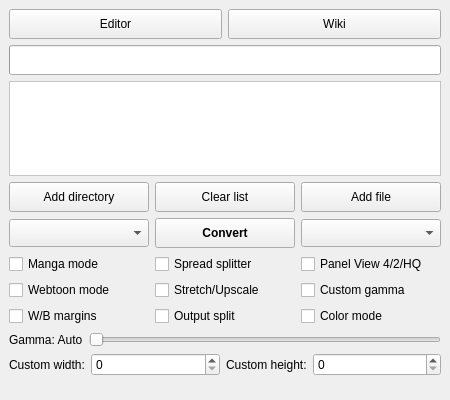
<?xml version="1.0" encoding="UTF-8"?>
<ui version="4.0">
    <class>mainWindow</class>
    <widget class="QMainWindow" name="mainWindow">
        <property name="geometry">
            <rect>
                <x>0</x>
                <y>0</y>
                <width>450</width>
                <height>400</height>
            </rect>
        </property>
        <property name="windowTitle">
            <string>Kindle Comic Converter</string>
        </property>
        <property name="windowIcon">
            <iconset resource="KCC.qrc">
                <normaloff>:/Icon/icons/comic2ebook.png</normaloff>:/Icon/icons/comic2ebook.png
            </iconset>
        </property>
        <widget class="QWidget" name="centralWidget">
            <layout class="QGridLayout" name="gridLayout">
                <property name="bottomMargin">
                    <number>5</number>
                </property>
                <item row="1" column="0" colspan="2">
                    <widget class="QProgressBar" name="progressBar">
                        <property name="minimumSize">
                            <size>
                                <width>0</width>
                                <height>30</height>
                            </size>
                        </property>
                        <property name="font">
                            <font>
                                <weight>75</weight>
                                <bold>true</bold>
                            </font>
                        </property>
                        <property name="visible">
                            <bool>false</bool>
                        </property>
                        <property name="alignment">
                            <set>Qt::AlignJustify|Qt::AlignVCenter</set>
                        </property>
                    </widget>
                </item>
                <item row="2" column="0" colspan="2">
                    <widget class="QListWidget" name="jobList">
                        <property name="styleSheet">
                            <string notr="true">QListWidget#jobList
                                {background:#ffffff;background-image:url(:/Other/icons/list_background.png);background-position:center
                                center;background-repeat:no-repeat;color:rgb(0,0,0);}
                            </string>
                        </property>
                        <property name="selectionMode">
                            <enum>QAbstractItemView::NoSelection</enum>
                        </property>
                        <property name="verticalScrollMode">
                            <enum>QAbstractItemView::ScrollPerPixel</enum>
                        </property>
                        <property name="horizontalScrollMode">
                            <enum>QAbstractItemView::ScrollPerPixel</enum>
                        </property>
                    </widget>
                </item>
                <item row="6" column="0" colspan="2">
                    <widget class="QWidget" name="customWidget" native="true">
                        <property name="visible">
                            <bool>false</bool>
                        </property>
                        <layout class="QGridLayout" name="gridLayout_3">
                            <property name="leftMargin">
                                <number>0</number>
                            </property>
                            <property name="topMargin">
                                <number>0</number>
                            </property>
                            <property name="rightMargin">
                                <number>0</number>
                            </property>
                            <property name="bottomMargin">
                                <number>0</number>
                            </property>
                            <item row="0" column="2">
                                <widget class="QLabel" name="hLabel">
                                    <property name="sizePolicy">
                                        <sizepolicy hsizetype="Fixed" vsizetype="Preferred">
                                            <horstretch>0</horstretch>
                                            <verstretch>0</verstretch>
                                        </sizepolicy>
                                    </property>
                                    <property name="toolTip">
                                        <string>&lt;html&gt;&lt;head/&gt;&lt;body&gt;&lt;p style='white-space:pre'&gt;Resolution
                                            of the target device.&lt;/p&gt;&lt;/body&gt;&lt;/html&gt;
                                        </string>
                                    </property>
                                    <property name="text">
                                        <string>Custom height:</string>
                                    </property>
                                </widget>
                            </item>
                            <item row="0" column="1">
                                <widget class="QSpinBox" name="widthBox">
                                    <property name="toolTip">
                                        <string>&lt;html&gt;&lt;head/&gt;&lt;body&gt;&lt;p style='white-space:pre'&gt;Resolution
                                            of the target device.&lt;/p&gt;&lt;/body&gt;&lt;/html&gt;
                                        </string>
                                    </property>
                                    <property name="maximum">
                                        <number>2160</number>
                                    </property>
                                </widget>
                            </item>
                            <item row="0" column="0">
                                <widget class="QLabel" name="wLabel">
                                    <property name="sizePolicy">
                                        <sizepolicy hsizetype="Fixed" vsizetype="Preferred">
                                            <horstretch>0</horstretch>
                                            <verstretch>0</verstretch>
                                        </sizepolicy>
                                    </property>
                                    <property name="toolTip">
                                        <string>&lt;html&gt;&lt;head/&gt;&lt;body&gt;&lt;p style='white-space:pre'&gt;Resolution
                                            of the target device.&lt;/p&gt;&lt;/body&gt;&lt;/html&gt;
                                        </string>
                                    </property>
                                    <property name="text">
                                        <string>Custom width:</string>
                                    </property>
                                </widget>
                            </item>
                            <item row="0" column="3">
                                <widget class="QSpinBox" name="heightBox">
                                    <property name="toolTip">
                                        <string>&lt;html&gt;&lt;head/&gt;&lt;body&gt;&lt;p style='white-space:pre'&gt;Resolution
                                            of the target device.&lt;/p&gt;&lt;/body&gt;&lt;/html&gt;
                                        </string>
                                    </property>
                                    <property name="maximum">
                                        <number>3840</number>
                                    </property>
                                </widget>
                            </item>
                        </layout>
                    </widget>
                </item>
                <item row="4" column="0" colspan="2">
                    <widget class="QWidget" name="optionWidget" native="true">
                        <layout class="QGridLayout" name="gridLayout_2">
                            <property name="leftMargin">
                                <number>0</number>
                            </property>
                            <property name="topMargin">
                                <number>0</number>
                            </property>
                            <property name="rightMargin">
                                <number>0</number>
                            </property>
                            <property name="bottomMargin">
                                <number>0</number>
                            </property>
                            <item row="0" column="0">
                                <widget class="QCheckBox" name="mangaBox">
                                    <property name="toolTip">
                                        <string>&lt;html&gt;&lt;head/&gt;&lt;body&gt;&lt;p style='white-space:pre'&gt;Enable
                                            right-to-left reading.&lt;/p&gt;&lt;/body&gt;&lt;/html&gt;
                                        </string>
                                    </property>
                                    <property name="text">
                                        <string>Manga mode</string>
                                    </property>
                                </widget>
                            </item>
                            <item row="0" column="1">
                                <widget class="QCheckBox" name="rotateBox">
                                    <property name="toolTip">
                                        <string>&lt;html&gt;&lt;head/&gt;&lt;body&gt;&lt;p&gt;&lt;span style=&quot;
                                            font-weight:600; text-decoration: underline;&quot;&gt;Unchecked - Split&lt;br/&gt;&lt;/span&gt;Double
                                            page spreads will be cut into two separate pages.&lt;/p&gt;&lt;p&gt;&lt;span
                                            style=&quot; font-weight:600; text-decoration: underline;&quot;&gt;Indeterminate
                                            - Rotate and split&lt;br/&gt;&lt;/span&gt;Double page spreads will be
                                            displayed twice. First rotated and then split. &lt;/p&gt;&lt;p&gt;&lt;span
                                            style=&quot; font-weight:600; text-decoration: underline;&quot;&gt;Checked -
                                            Rotate&lt;br/&gt;&lt;/span&gt;Double page spreads will be rotated.&lt;/p&gt;&lt;/body&gt;&lt;/html&gt;
                                        </string>
                                    </property>
                                    <property name="text">
                                        <string>Spread splitter</string>
                                    </property>
                                    <property name="tristate">
                                        <bool>true</bool>
                                    </property>
                                </widget>
                            </item>
                            <item row="0" column="2">
                                <widget class="QCheckBox" name="qualityBox">
                                    <property name="toolTip">
                                        <string>&lt;html&gt;&lt;head/&gt;&lt;body&gt;&lt;p style='white-space:pre'&gt;&lt;span
                                            style=&quot; font-weight:600; text-decoration: underline;&quot;&gt;Unchecked
                                            - 4 panels&lt;br/&gt;&lt;/span&gt;Zoom each corner separately.&lt;/p&gt;&lt;p
                                            style='white-space:pre'&gt;&lt;span style=&quot; font-weight:600;
                                            text-decoration: underline;&quot;&gt;Indeterminate - 2 panels&lt;br/&gt;&lt;/span&gt;Zoom
                                            only the top and bottom of the page.&lt;/p&gt;&lt;p&gt;&lt;span style=&quot;
                                            font-weight:600; text-decoration: underline;&quot;&gt;Checked - 4
                                            high-quality panels&lt;br/&gt;&lt;/span&gt;Zoom each corner separately. Try
                                            to increase the quality of magnification. Check wiki for more details.&lt;/p&gt;&lt;/body&gt;&lt;/html&gt;
                                        </string>
                                    </property>
                                    <property name="text">
                                        <string>Panel View 4/2/HQ</string>
                                    </property>
                                    <property name="tristate">
                                        <bool>true</bool>
                                    </property>
                                </widget>
                            </item>
                            <item row="1" column="0">
                                <widget class="QCheckBox" name="webtoonBox">
                                    <property name="toolTip">
                                        <string>&lt;html&gt;&lt;head/&gt;&lt;body&gt;&lt;p style='white-space:pre'&gt;Enable
                                            special parsing mode for Korean Webtoons.&lt;/p&gt;&lt;/body&gt;&lt;/html&gt;
                                        </string>
                                    </property>
                                    <property name="text">
                                        <string>Webtoon mode</string>
                                    </property>
                                </widget>
                            </item>
                            <item row="1" column="1">
                                <widget class="QCheckBox" name="upscaleBox">
                                    <property name="toolTip">
                                        <string>&lt;html&gt;&lt;head/&gt;&lt;body&gt;&lt;p&gt;&lt;span style=&quot;
                                            font-weight:600; text-decoration: underline;&quot;&gt;Unchecked - Nothing&lt;br/&gt;&lt;/span&gt;Images
                                            smaller than device resolution will not be resized.&lt;/p&gt;&lt;p&gt;&lt;span
                                            style=&quot; font-weight:600; text-decoration: underline;&quot;&gt;Indeterminate
                                            - Stretching&lt;br/&gt;&lt;/span&gt;Images smaller than device resolution
                                            will be resized. Aspect ratio will be not preserved.&lt;/p&gt;&lt;p&gt;&lt;span
                                            style=&quot; font-weight:600; text-decoration: underline;&quot;&gt;Checked -
                                            Upscaling&lt;br/&gt;&lt;/span&gt;Images smaller than device resolution will
                                            be resized. Aspect ratio will be preserved.&lt;/p&gt;&lt;/body&gt;&lt;/html&gt;
                                        </string>
                                    </property>
                                    <property name="text">
                                        <string>Stretch/Upscale</string>
                                    </property>
                                    <property name="tristate">
                                        <bool>true</bool>
                                    </property>
                                </widget>
                            </item>
                            <item row="1" column="2">
                                <widget class="QCheckBox" name="gammaBox">
                                    <property name="toolTip">
                                        <string>&lt;html&gt;&lt;head/&gt;&lt;body&gt;&lt;p style='white-space:pre'&gt;Disable
                                            automatic gamma correction.&lt;/p&gt;&lt;/body&gt;&lt;/html&gt;
                                        </string>
                                    </property>
                                    <property name="text">
                                        <string>Custom gamma</string>
                                    </property>
                                </widget>
                            </item>
                            <item row="2" column="0">
                                <widget class="QCheckBox" name="borderBox">
                                    <property name="toolTip">
                                        <string>&lt;html&gt;&lt;head/&gt;&lt;body&gt;&lt;p&gt;&lt;span style=&quot;
                                            font-weight:600; text-decoration: underline;&quot;&gt;Unchecked -
                                            Autodetection&lt;br/&gt;&lt;/span&gt;The color of margins fill will be
                                            detected automatically.&lt;/p&gt;&lt;p&gt;&lt;span style=&quot;
                                            font-weight:600; text-decoration: underline;&quot;&gt;Indeterminate - White&lt;br/&gt;&lt;/span&gt;Margins
                                            will be filled with white color.&lt;/p&gt;&lt;p&gt;&lt;span style=&quot;
                                            font-weight:600; text-decoration: underline;&quot;&gt;Checked - Black&lt;br/&gt;&lt;/span&gt;Margins
                                            will be filled with black color.&lt;/p&gt;&lt;/body&gt;&lt;/html&gt;
                                        </string>
                                    </property>
                                    <property name="text">
                                        <string>W/B margins</string>
                                    </property>
                                    <property name="tristate">
                                        <bool>true</bool>
                                    </property>
                                </widget>
                            </item>
                            <item row="2" column="1">
                                <widget class="QCheckBox" name="outputSplit">
                                    <property name="toolTip">
                                        <string>&lt;html&gt;&lt;head/&gt;&lt;body&gt;&lt;p style='white-space:pre'&gt;&lt;span
                                            style=&quot; font-weight:600; text-decoration: underline;&quot;&gt;Unchecked
                                            - Automatic mode&lt;br/&gt;&lt;/span&gt;The output will be split
                                            automatically.&lt;/p&gt;&lt;p style='white-space:pre'&gt;&lt;span style=&quot;
                                            font-weight:600; text-decoration: underline;&quot;&gt;Checked - Volume mode&lt;br/&gt;&lt;/span&gt;Every
                                            subdirectory will be considered as a separate volume.&lt;/p&gt;&lt;/body&gt;&lt;/html&gt;
                                        </string>
                                    </property>
                                    <property name="text">
                                        <string>Output split</string>
                                    </property>
                                </widget>
                            </item>
                            <item row="2" column="2">
                                <widget class="QCheckBox" name="colorBox">
                                    <property name="toolTip">
                                        <string>&lt;html&gt;&lt;head/&gt;&lt;body&gt;&lt;p style='white-space:pre'&gt;Disable
                                            conversion to grayscale.&lt;/p&gt;&lt;/body&gt;&lt;/html&gt;
                                        </string>
                                    </property>
                                    <property name="text">
                                        <string>Color mode</string>
                                    </property>
                                </widget>
                            </item>
                        </layout>
                    </widget>
                </item>
                <item row="5" column="0" colspan="2">
                    <widget class="QWidget" name="gammaWidget" native="true">
                        <property name="visible">
                            <bool>false</bool>
                        </property>
                        <layout class="QHBoxLayout" name="horizontalLayout_2">
                            <property name="leftMargin">
                                <number>0</number>
                            </property>
                            <property name="topMargin">
                                <number>0</number>
                            </property>
                            <property name="rightMargin">
                                <number>0</number>
                            </property>
                            <property name="bottomMargin">
                                <number>0</number>
                            </property>
                            <item>
                                <widget class="QLabel" name="gammaLabel">
                                    <property name="text">
                                        <string>Gamma: Auto</string>
                                    </property>
                                </widget>
                            </item>
                            <item>
                                <widget class="QSlider" name="gammaSlider">
                                    <property name="maximum">
                                        <number>250</number>
                                    </property>
                                    <property name="singleStep">
                                        <number>5</number>
                                    </property>
                                    <property name="orientation">
                                        <enum>Qt::Horizontal</enum>
                                    </property>
                                </widget>
                            </item>
                        </layout>
                    </widget>
                </item>
                <item row="0" column="0" colspan="2">
                    <widget class="QWidget" name="toolWidget" native="true">
                        <layout class="QHBoxLayout" name="horizontalLayout">
                            <property name="leftMargin">
                                <number>0</number>
                            </property>
                            <property name="topMargin">
                                <number>0</number>
                            </property>
                            <property name="rightMargin">
                                <number>0</number>
                            </property>
                            <property name="bottomMargin">
                                <number>0</number>
                            </property>
                            <item>
                                <widget class="QPushButton" name="editorButton">
                                    <property name="minimumSize">
                                        <size>
                                            <width>0</width>
                                            <height>30</height>
                                        </size>
                                    </property>
                                    <property name="text">
                                        <string>Editor</string>
                                    </property>
                                    <property name="toolTip">
                                        <string>&lt;html&gt;&lt;head/&gt;&lt;body&gt;&lt;p style='white-space:pre'&gt;Shift+Click
                                            to edit directory.&lt;/p&gt;&lt;/body&gt;&lt;/html&gt;
                                        </string>
                                    </property>
                                    <property name="icon">
                                        <iconset resource="KCC.qrc">
                                            <normaloff>:/Other/icons/editor.png</normaloff>:/Other/icons/editor.png
                                        </iconset>
                                    </property>
                                </widget>
                            </item>
                            <item>
                                <widget class="QPushButton" name="wikiButton">
                                    <property name="minimumSize">
                                        <size>
                                            <width>0</width>
                                            <height>30</height>
                                        </size>
                                    </property>
                                    <property name="text">
                                        <string>Wiki</string>
                                    </property>
                                    <property name="icon">
                                        <iconset resource="KCC.qrc">
                                            <normaloff>:/Other/icons/wiki.png</normaloff>:/Other/icons/wiki.png
                                        </iconset>
                                    </property>
                                </widget>
                            </item>
                        </layout>
                    </widget>
                </item>
                <item row="3" column="0" colspan="2">
                    <widget class="QWidget" name="buttonWidget" native="true">
                        <property name="sizePolicy">
                            <sizepolicy hsizetype="Preferred" vsizetype="Fixed">
                                <horstretch>0</horstretch>
                                <verstretch>0</verstretch>
                            </sizepolicy>
                        </property>
                        <layout class="QGridLayout" name="gridLayout_4">
                            <property name="leftMargin">
                                <number>0</number>
                            </property>
                            <property name="topMargin">
                                <number>0</number>
                            </property>
                            <property name="rightMargin">
                                <number>0</number>
                            </property>
                            <property name="bottomMargin">
                                <number>0</number>
                            </property>
                            <item row="0" column="0">
                                <widget class="QPushButton" name="directoryButton">
                                    <property name="minimumSize">
                                        <size>
                                            <width>0</width>
                                            <height>30</height>
                                        </size>
                                    </property>
                                    <property name="toolTip">
                                        <string>&lt;html&gt;&lt;head/&gt;&lt;body&gt;&lt;p style='white-space:pre'&gt;Add
                                            directory containing JPG, PNG or GIF files to queue.&lt;br/&gt;&lt;span
                                            style=&quot; font-weight:600;&quot;&gt;CBR, CBZ and CB7 files inside will
                                            not be processed!&lt;/span&gt;&lt;/p&gt;&lt;/body&gt;&lt;/html&gt;
                                        </string>
                                    </property>
                                    <property name="text">
                                        <string>Add directory</string>
                                    </property>
                                    <property name="icon">
                                        <iconset resource="KCC.qrc">
                                            <normaloff>:/Other/icons/folder_new.png</normaloff>
                                            :/Other/icons/folder_new.png
                                        </iconset>
                                    </property>
                                </widget>
                            </item>
                            <item row="0" column="3">
                                <widget class="QPushButton" name="fileButton">
                                    <property name="minimumSize">
                                        <size>
                                            <width>0</width>
                                            <height>30</height>
                                        </size>
                                    </property>
                                    <property name="toolTip">
                                        <string>&lt;html&gt;&lt;head/&gt;&lt;body&gt;&lt;p style='white-space:pre'&gt;Add
                                            CBR, CBZ, CB7 or PDF file to queue.&lt;/p&gt;&lt;/body&gt;&lt;/html&gt;
                                        </string>
                                    </property>
                                    <property name="text">
                                        <string>Add file</string>
                                    </property>
                                    <property name="icon">
                                        <iconset resource="KCC.qrc">
                                            <normaloff>:/Other/icons/document_new.png</normaloff>
                                            :/Other/icons/document_new.png
                                        </iconset>
                                    </property>
                                </widget>
                            </item>
                            <item row="1" column="0">
                                <widget class="QComboBox" name="deviceBox">
                                    <property name="minimumSize">
                                        <size>
                                            <width>0</width>
                                            <height>28</height>
                                        </size>
                                    </property>
                                    <property name="toolTip">
                                        <string>&lt;html&gt;&lt;head/&gt;&lt;body&gt;&lt;p style='white-space:pre'&gt;Target
                                            device.&lt;/p&gt;&lt;/body&gt;&lt;/html&gt;
                                        </string>
                                    </property>
                                    <property name="sizeAdjustPolicy">
                                        <enum>QComboBox::AdjustToMinimumContentsLength</enum>
                                    </property>
                                </widget>
                            </item>
                            <item row="1" column="3">
                                <widget class="QComboBox" name="formatBox">
                                    <property name="minimumSize">
                                        <size>
                                            <width>0</width>
                                            <height>28</height>
                                        </size>
                                    </property>
                                    <property name="toolTip">
                                        <string>&lt;html&gt;&lt;head/&gt;&lt;body&gt;&lt;p style='white-space:pre'&gt;Output
                                            format.&lt;/p&gt;&lt;/body&gt;&lt;/html&gt;
                                        </string>
                                    </property>
                                    <property name="sizeAdjustPolicy">
                                        <enum>QComboBox::AdjustToMinimumContentsLength</enum>
                                    </property>
                                </widget>
                            </item>
                            <item row="1" column="2">
                                <widget class="QPushButton" name="convertButton">
                                    <property name="minimumSize">
                                        <size>
                                            <width>0</width>
                                            <height>30</height>
                                        </size>
                                    </property>
                                    <property name="font">
                                        <font>
                                            <weight>75</weight>
                                            <bold>true</bold>
                                        </font>
                                    </property>
                                    <property name="toolTip">
                                        <string>&lt;html&gt;&lt;head/&gt;&lt;body&gt;&lt;p style='white-space:pre'&gt;Shift+Click
                                            to select the output directory.&lt;/p&gt;&lt;/body&gt;&lt;/html&gt;
                                        </string>
                                    </property>
                                    <property name="text">
                                        <string>Convert</string>
                                    </property>
                                    <property name="icon">
                                        <iconset resource="KCC.qrc">
                                            <normaloff>:/Other/icons/convert.png</normaloff>:/Other/icons/convert.png
                                        </iconset>
                                    </property>
                                </widget>
                            </item>
                            <item row="0" column="2">
                                <widget class="QPushButton" name="clearButton">
                                    <property name="minimumSize">
                                        <size>
                                            <width>0</width>
                                            <height>30</height>
                                        </size>
                                    </property>
                                    <property name="text">
                                        <string>Clear list</string>
                                    </property>
                                    <property name="icon">
                                        <iconset resource="KCC.qrc">
                                            <normaloff>:/Other/icons/clear.png</normaloff>:/Other/icons/clear.png
                                        </iconset>
                                    </property>
                                </widget>
                            </item>
                        </layout>
                        <zorder>directoryButton</zorder>
                        <zorder>clearButton</zorder>
                        <zorder>fileButton</zorder>
                        <zorder>deviceBox</zorder>
                        <zorder>convertButton</zorder>
                        <zorder>formatBox</zorder>
                    </widget>
                </item>
            </layout>
        </widget>
        <widget class="QStatusBar" name="statusBar">
            <property name="sizeGripEnabled">
                <bool>false</bool>
            </property>
        </widget>
    </widget>
    <tabstops>
        <tabstop>convertButton</tabstop>
        <tabstop>clearButton</tabstop>
        <tabstop>directoryButton</tabstop>
        <tabstop>fileButton</tabstop>
        <tabstop>deviceBox</tabstop>
        <tabstop>formatBox</tabstop>
        <tabstop>mangaBox</tabstop>
        <tabstop>rotateBox</tabstop>
        <tabstop>qualityBox</tabstop>
        <tabstop>webtoonBox</tabstop>
        <tabstop>upscaleBox</tabstop>
        <tabstop>gammaBox</tabstop>
        <tabstop>borderBox</tabstop>
        <tabstop>outputSplit</tabstop>
        <tabstop>colorBox</tabstop>
        <tabstop>editorButton</tabstop>
        <tabstop>wikiButton</tabstop>
        <tabstop>jobList</tabstop>
        <tabstop>gammaSlider</tabstop>
        <tabstop>widthBox</tabstop>
        <tabstop>heightBox</tabstop>
    </tabstops>
    <resources>
        <include location="KCC.qrc"/>
    </resources>
    <connections/>
</ui>
